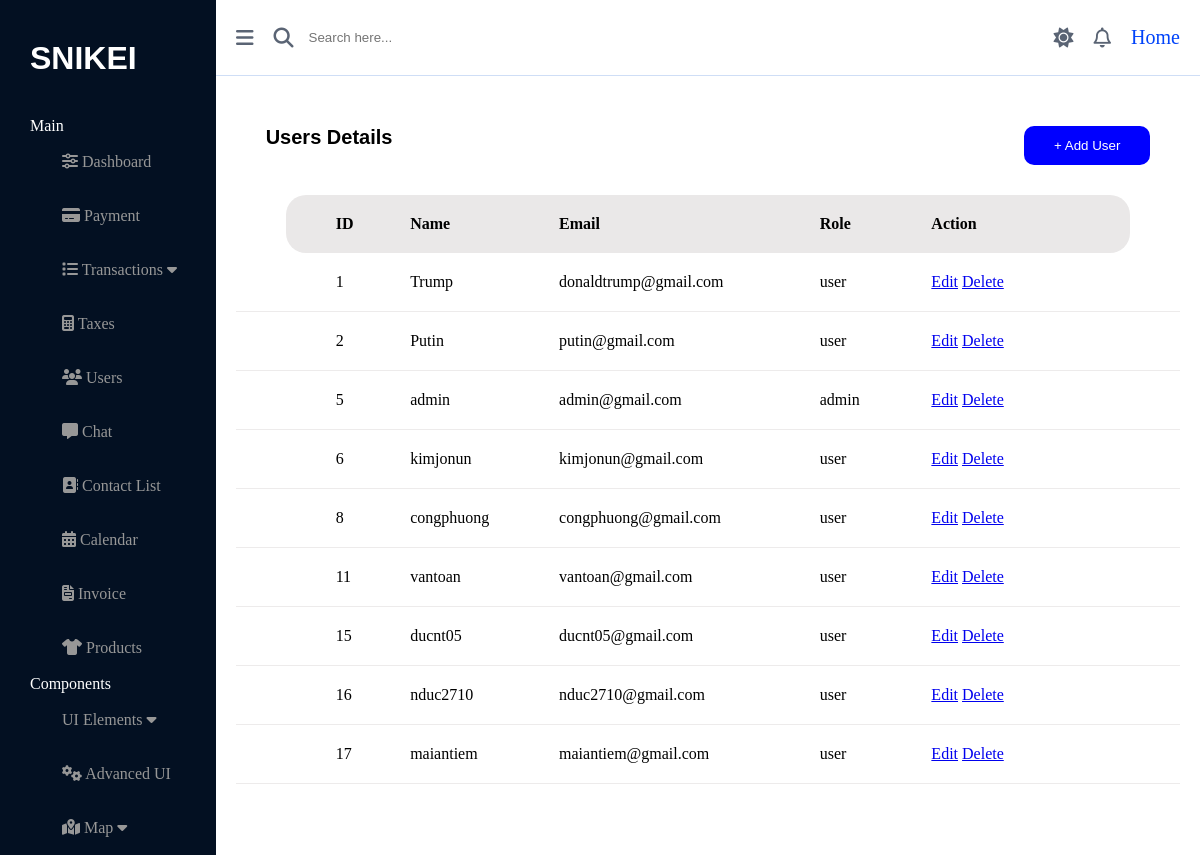
/admin/customers (signed in), run on the app's committed database.
### tables this page shows
CREATE TABLE `users` (
  `id` int NOT NULL AUTO_INCREMENT,
  `name` varchar(100) DEFAULT NULL,
  `email` varchar(150) DEFAULT NULL,
  `password` varchar(255) DEFAULT NULL,
  `role` enum('admin','user') DEFAULT 'user',
  `created_at` timestamp NULL DEFAULT CURRENT_TIMESTAMP,
  PRIMARY KEY (`id`),
  UNIQUE KEY `email` (`email`)
);

### app/Core/Controller.php (called while the page is built, shortened)
<?php
class Controller
{
    protected function view(string $view, array $data = []): void
    {
        extract($data, EXTR_SKIP);
        require_once __DIR__ . '/../views/' . $view . '.php';
    }
}

### app/controllers/AdminController.php (called while the page is built, shortened)
<?php
class AdminController extends Controller {
    public function customers() {
        $userModel = new User();
        $customers = $userModel->getAllUsers();
        $this->view('admin/customers', compact('customers'));
    }
}
?>

### app/models/Database.php (called while the page is built, shortened)
<?php
class Database {
    private static $instance = null;
    private $pdo;
    private function __construct() {
        $host = 'localhost';
        $db = 'snikei';
        $user = 'root';
        $pass = '123456';
        $charset = 'utf8mb4';
        $dsn = "mysql:host=$host;dbname=$db;charset=$charset";
        $options = [
            PDO::ATTR_ERRMODE            => PDO::ERRMODE_EXCEPTION,
            PDO::ATTR_DEFAULT_FETCH_MODE => PDO::FETCH_ASSOC,
            PDO::ATTR_EMULATE_PREPARES   => false,
        ];
        try {
            $this->pdo = new PDO($dsn, $user, $pass, $options);
        } catch (PDOException $e) {
            throw new PDOException($e->getMessage(), (int)$e->getCode());
        }
    }
    public static function getInstance() {
        if (self::$instance == null) {
            self::$instance = new Database();
        }
        return self::$instance;
    }
    public function getConnection() {
        return $this->pdo;
    }
}
?>

### app/models/User.php (called while the page is built, shortened)
<?php
class User {
    private $db;
    public function __construct() {
        $this->db = Database::getInstance()->getConnection();
    }
    public function getAllUsers() {
        $stmt = $this->db->query("SELECT * FROM users");
        return $stmt->fetchAll();
    }
}
?>

### app/views/admin/customers.php (the view, shortened to what this page needs)
<!DOCTYPE html>
<html lang="en">
<head>
    <link rel="stylesheet" href="https://cdnjs.cloudflare.com/ajax/libs/font-awesome/6.5.0/css/all.min.css">
    <link rel="stylesheet" href="<?= BASE_URL ?>/assets/css/style_admin/style_sidebar.css">
    <link rel="stylesheet" href="<?= BASE_URL ?>/assets/css/style_admin/style_customers.css">
</head>
<body>
    <?php include __DIR__ . "/../includes/sidebar.php"; ?>
    <div class="main">
        <div class="main-header">
            <div class="header-left">
                <i class="fa-solid fa-bars menu-btn"></i>
                <div class="search-box">
                    <i class="fa-solid fa-magnifying-glass"></i>
                    <input type="text" placeholder="Search here...">
                </div>
            </div>
            <div class="header-right">
                <i class="fa-solid fa-sun"></i>
                <i class="fa-regular fa-bell"></i>
                <a href="<?= BASE_URL ?>">Home</a>
            </div>
        </div>
        <div class="users-container">
            <div class="users-header">
                <h2>Users Details</h2>
                <button class="btn-add">+ Add User</button>
            </div>
            <div class="users-table">
                <div class="table-head">
                    <span>ID</span>
                    <span>Name</span>
                    <span>Email</span>
                    <span>Role</span>
                    <span>Action</span>
                </div>
                <?php foreach ($customers as $customer): ?>
                <div class="table-row">
                    <span><?php echo $customer['id']; ?></span>
                    <span><?php echo $customer['name']; ?></span>
                    <span><?php echo $customer['email']; ?></span>
                    <span><?php echo $customer['role']; ?></span>
                    <span class="action">
                        <a href="#">Edit</a>
                        <a href="#">Delete</a>
                    </span>
                </div>
                <?php endforeach; ?>
            </div>
        </div>
    </div>
</body>
</html>

### public/assets/css/style_admin/style_customers.css (style rules this page uses)
* { margin: 0; padding: 0; box-sizing: border-box; }
body { display: flex; flex-direction: row; }
.main { width: 82%; display: flex; flex-direction: column; }
.main-header { display: flex; flex-direction: row; border-bottom: 1px solid rgb(207, 222, 246); align-items: center; padding: 20px 0; font-size: 20px; color: rgb(90, 100, 116); }
.main-header .header-left { display: flex; flex-direction: row; align-items: center; padding: 0 20px; }
.header-left .search-box { display: flex; flex-direction: row; align-items: center; margin-left: 20px; }
.search-box input { padding: 10px; width: 400px; border: none; border-radius: 20px; margin-left: 5px; }
.main-header .header-right { display: flex; flex-direction: row; align-items: center; margin-left: auto; gap: 20px; padding-right: 20px; }
.header-right a { text-decoration: none; color: rgb(0, 67, 250); }
.users-container { display: flex; flex-direction: column; margin: 2%; border-radius: 10px; background-color: white; }
.users-container .users-header { display: flex; flex-direction: row; padding: 30px; justify-content: space-between; }
.users-header button { color: white; background-color: blue; border: none; border-radius: 10px; padding: 12px 30px; cursor: pointer; }
.users-header h2 { font-family: "Franklin Gothic Medium", "Arial Narrow", Arial, sans-serif; font-size: 20px; }
.users-table { display: flex; flex-direction: column; }
.users-table .table-head { display: flex; flex-direction: row; justify-content: space-between; margin: 0 50px; padding: 20px 50px; background-color: rgb(234, 232, 232); border-radius: 20px; font-weight: bold; font-family: Cambria, Cochin, Georgia, Times, "Times New Roman", serif; }
.table-row { display: flex; flex-direction: row; padding: 20px 100px; justify-content: space-between; border-bottom: 1px solid rgb(237, 235, 235); }
.table-head span:nth-child(1), .table-row span:nth-child(1) { width: 10%; }
.table-head span:nth-child(2), .table-row span:nth-child(2) { width: 20%; }
.table-head span:nth-child(3), .table-row span:nth-child(3) { width: 35%; }
.table-head span:nth-child(4), .table-row span:nth-child(4) { width: 15%; }
.table-head span:nth-child(5), .table-row span:nth-child(5) { width: 20%; }
.table-row .action { gap: 8px; }

### data on the page
users: id "1", name "Trump", email "donaldtrump@gmail.com", role "user"
users: id "2", name "Putin", email "putin@gmail.com", role "user"
users: id "5", name "admin", email "admin@gmail.com", role "admin"
users: id "6", name "kimjonun", email "kimjonun@gmail.com", role "user"
users: id "8", name "congphuong", email "congphuong@gmail.com", role "user"
users: id "11", name "vantoan", email "vantoan@gmail.com", role "user"
users: id "15", name "ducnt05", email "ducnt05@gmail.com", role "user"
users: id "16", name "nduc2710", email "nduc2710@gmail.com", role "user"
users: id "17", name "maiantiem", email "maiantiem@gmail.com", role "user"
